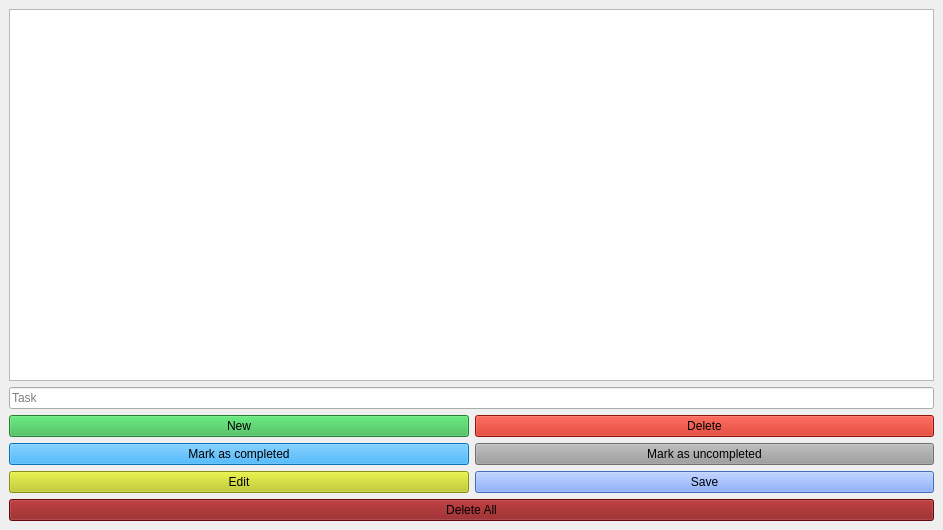
<?xml version="1.0" encoding="UTF-8"?>
<ui version="4.0">
 <class>MainWindow</class>
 <widget class="QMainWindow" name="MainWindow">
  <property name="geometry">
   <rect>
    <x>0</x>
    <y>0</y>
    <width>943</width>
    <height>530</height>
   </rect>
  </property>
  <property name="windowTitle">
   <string>MainWindow</string>
  </property>
  <widget class="QWidget" name="centralwidget">
   <layout class="QHBoxLayout" name="horizontalLayout">
    <item>
     <layout class="QGridLayout" name="gridLayout">
      <item row="3" column="0">
       <widget class="QListWidget" name="task_list_widget"/>
      </item>
      <item row="10" column="0">
       <widget class="QPushButton" name="delete_all_btn">
        <property name="styleSheet">
         <string notr="true">background-color: rgb(136, 15, 17)</string>
        </property>
        <property name="text">
         <string>Delete All</string>
        </property>
       </widget>
      </item>
      <item row="7" column="0">
       <layout class="QHBoxLayout" name="horizontalLayout_3">
        <item>
         <widget class="QPushButton" name="complete_btn">
          <property name="styleSheet">
           <string notr="true">background-color: rgb(10, 161, 255)</string>
          </property>
          <property name="text">
           <string>Mark as completed</string>
          </property>
         </widget>
        </item>
        <item>
         <widget class="QPushButton" name="uncomplete_btn">
          <property name="styleSheet">
           <string notr="true">background-color: rgb(157, 157, 157)</string>
          </property>
          <property name="text">
           <string>Mark as uncompleted</string>
          </property>
         </widget>
        </item>
       </layout>
      </item>
      <item row="5" column="0">
       <layout class="QHBoxLayout" name="horizontalLayout_4">
        <item>
         <widget class="QPushButton" name="new_task_btn">
          <property name="styleSheet">
           <string notr="true">background-color: rgb(50, 181, 72)</string>
          </property>
          <property name="text">
           <string>New</string>
          </property>
         </widget>
        </item>
        <item>
         <widget class="QPushButton" name="delete_btn">
          <property name="styleSheet">
           <string notr="true">background-color:rgb(202, 27, 11)</string>
          </property>
          <property name="text">
           <string>Delete</string>
          </property>
         </widget>
        </item>
       </layout>
      </item>
      <item row="9" column="0">
       <layout class="QHBoxLayout" name="horizontalLayout_2">
        <item>
         <widget class="QPushButton" name="edit_btn">
          <property name="styleSheet">
           <string notr="true">background-color: rgb(187, 202, 18)</string>
          </property>
          <property name="text">
           <string>Edit</string>
          </property>
         </widget>
        </item>
        <item>
         <widget class="QPushButton" name="save_btn">
          <property name="styleSheet">
           <string notr="true">background-color: rgb(99, 148, 255)</string>
          </property>
          <property name="text">
           <string>Save</string>
          </property>
         </widget>
        </item>
       </layout>
      </item>
      <item row="4" column="0">
       <widget class="QLineEdit" name="lineEdit">
        <property name="text">
         <string/>
        </property>
        <property name="placeholderText">
         <string>Task </string>
        </property>
       </widget>
      </item>
     </layout>
    </item>
   </layout>
  </widget>
 </widget>
 <resources/>
 <connections/>
</ui>
